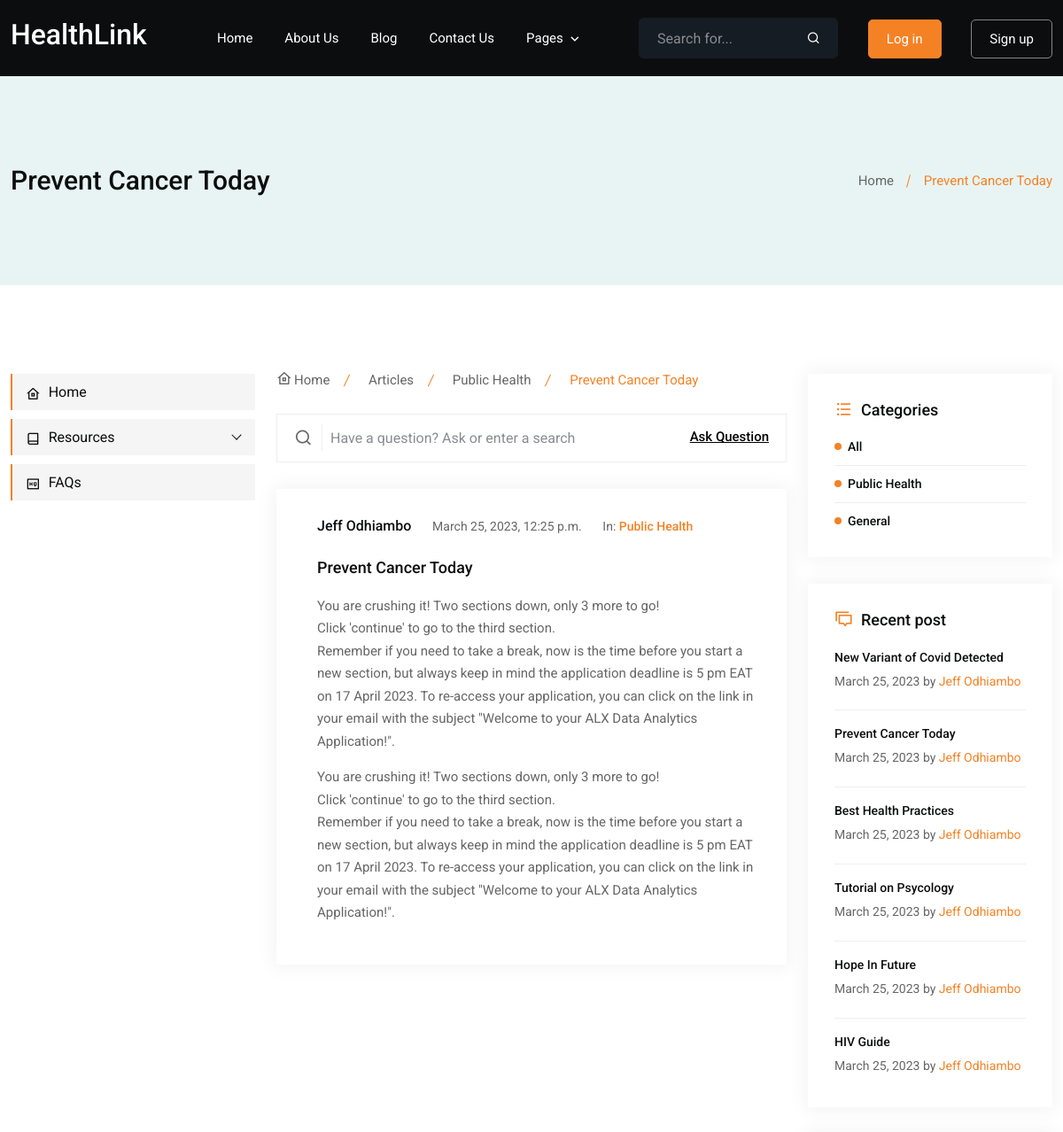
Page /resources/articles/prevent-cancer-today/ (upper part) on the earlier database version.
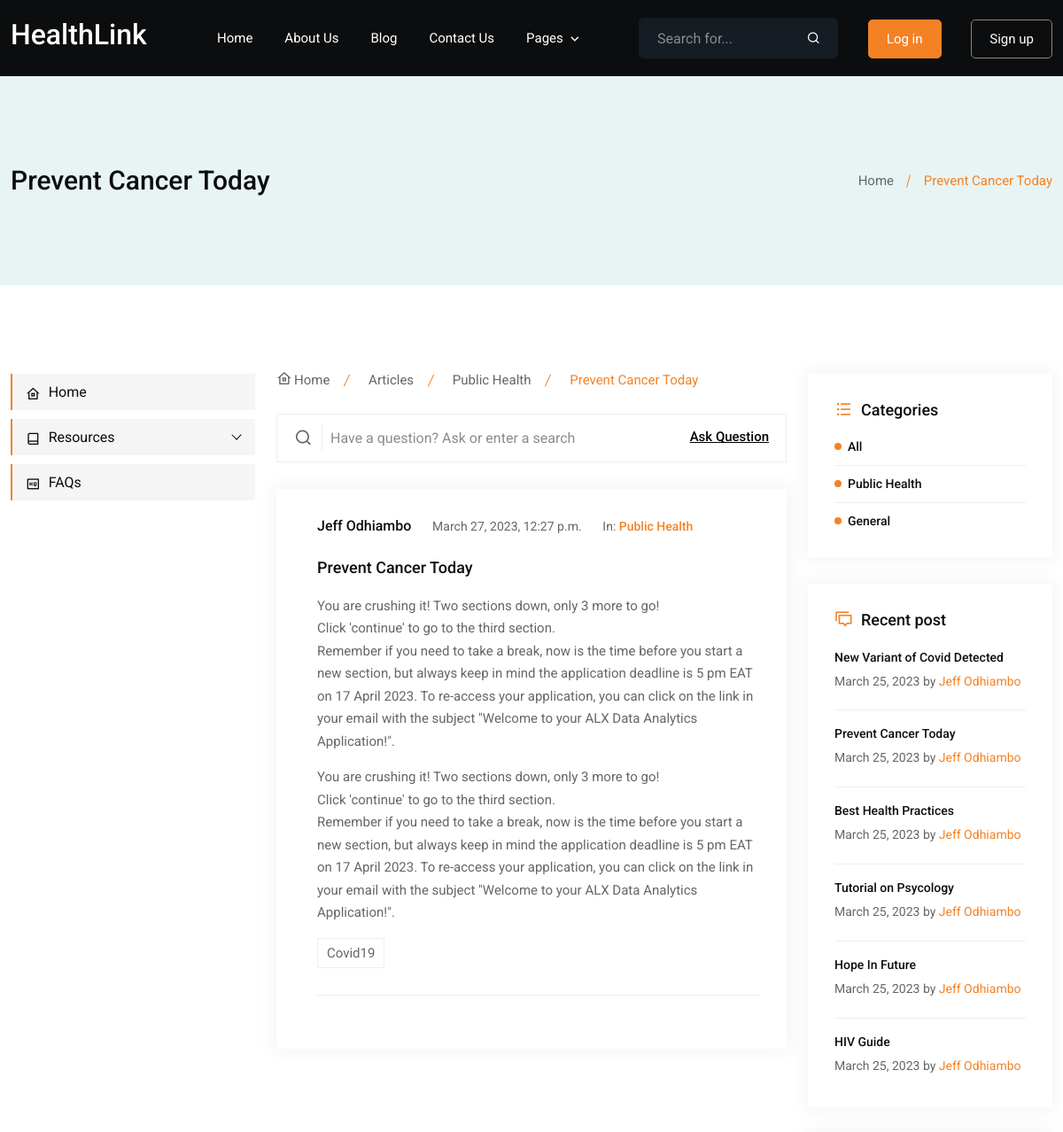
Same page on the later database version.
### resources/models.py (models this page shows, shortened)
class Article(models.Model):
    title = models.CharField(max_length=200)
    slug = models.SlugField(max_length=200, unique=True)
    author = models.ForeignKey('auth.User', on_delete=models.CASCADE)
    description = models.TextField()
    category = models.ForeignKey('core.Category', on_delete=models.CASCADE)
    image = models.ImageField(upload_to='resource/articles/', null=True, blank=True)
    tags = models.ManyToManyField('core.Tag', blank=True)
    is_published = models.BooleanField(default=False)
    created_at = models.DateTimeField(auto_now_add=True)
    updated_at = models.DateTimeField(auto_now=True)
    class Meta:
        ordering = ('-created_at',)
        verbose_name_plural = 'Resource Articles'
    def get_absolute_url(self):
        return reverse('resources:article_details', kwargs={'slug': self.slug})

class Video(models.Model):
    title = models.CharField(max_length=200)
    slug = models.SlugField(max_length=200, unique=True)
    author = models.ForeignKey('auth.User', on_delete=models.CASCADE)
    category = models.ForeignKey('core.Category', on_delete=models.CASCADE)
    video = models.URLField()
    tags = models.ManyToManyField('core.Tag', blank=True)
    is_published = models.BooleanField(default=False)
    created_at = models.DateTimeField(auto_now_add=True)
    updated_at = models.DateTimeField(auto_now=True)
    class Meta:
        ordering = ('-created_at',)
        verbose_name_plural = 'Resource Videos'

class Document(models.Model):
    title = models.CharField(max_length=200)
    slug = models.SlugField(max_length=200, unique=True)
    author = models.ForeignKey('auth.User', on_delete=models.CASCADE)
    category = models.ForeignKey('core.Category', on_delete=models.CASCADE)
    cover_image = models.ImageField(upload_to='resource/documents/images/')
    document = models.FileField(upload_to='resource/documents/')
    tags = models.ManyToManyField('core.Tag', blank=True)
    is_published = models.BooleanField(default=False)
    created_at = models.DateTimeField(auto_now_add=True)
    updated_at = models.DateTimeField(auto_now=True)
    class Meta:
        ordering = ('-created_at',)
        verbose_name_plural = 'Resource Documents'

### core/models.py (models this page shows)
class Category(models.Model):
    title = models.CharField(max_length=100)
    slug = models.SlugField(max_length=100, unique=True)
    image = models.ImageField(upload_to='category/', null=True, blank=True)
    description = models.TextField(null=True, blank=True)
    created_at = models.DateTimeField(auto_now_add=True)
    updated_at = models.DateTimeField(auto_now=True)
    class Meta:
        ordering = ('-created_at',)
        verbose_name_plural = 'Categories'
    def __str__(self):
        return self.title

class Tag(models.Model):
    title = models.CharField(max_length=100)
    slug = models.SlugField(max_length=100, unique=True)
    image = models.ImageField(upload_to='tags/', null=True, blank=True)
    description = models.TextField(null=True, blank=True)
    created_at = models.DateTimeField(auto_now_add=True)
    updated_at = models.DateTimeField(auto_now=True)
    class Meta:
        ordering = ('-created_at',)
        verbose_name_plural = 'Tags'
    def __str__(self):
        return self.title

### resources/views.py (the view)
# urls.py: path('articles/<slug:slug>/', views.article_details, name='article_details'),
def article_details(request, slug):
    article = get_object_or_404(Article, slug=slug)
    context = {
        'title': article.title,
        'article': article,
        'categories': Category.objects.all(),
    }
    return render(request, 'resources/details.html', context)

### core/context_processor.py (called while the page is built)
def categories(request):
    latest_post = []
    latest_article = Article.objects.order_by('-created_at')[:2]
    latest_video = Video.objects.order_by('-created_at')[:2]
    latest_document = Document.objects.order_by('-created_at')[:2]
    latest_post.append(latest_article)
    latest_post.append(latest_video)
    latest_post.append(latest_document)
    return {
        'categories': Category.objects.all(),
        'tags': Tag.objects.all(),
        'latest_post': latest_post
    }

### users/models.py (called while the page is built)
    def get_absolute_url(self):
        return reverse('users:user_profile', kwargs={'username': self.user.username})

### templates/resources/details.html (shortened to what this page needs)
{% extends 'base.html' %}
{% block content %}
		<div class="main-content-area ptb-100">
			<div class="container">
				<div class="row">
					<div class="col-lg-3">
						{% include 'partials/left-sidebar.html' %}
					</div>
					<div class="col-lg-6">
						<div class="middull-content">
							<ul class="page-nish">
								<li>
									<a href="/">
										<i class="ri-home-8-line"></i>
										Home
									</a>
								</li>
                                <li>
                                    <a href="{% url 'resources:articles' %}" class="m-0 p-0">
									    Articles
                                    </a>
								</li>
                                <li>
                                    <a href="{% url 'resources:articles_category' article.category.slug %}" class="m-0 p-0">
									    {{ article.category }}
                                    </a>
								</li>
								<li class="active">
									{{ article.title }}
								</li>
							</ul>
							<form class="aq-form">
								<i class="ri-search-line"></i>
								<input type="text" class="form-control" placeholder="Have a question? Ask or enter a search">
								<button class="aq-btn">
									Ask Question
								</button>
							</form>
							<div class="question-details-area">
								<div class="question-details-content like-dislike">
									<div class="d-flex">
										<div class="flex-grow-1 ms-3">
											<ul class="graphic-design">
												<li>
													<a href="">{{ article.author.get_full_name|default:'No Name'}}</a>
												</li>
												<li>
													<span>{{ article.updated_at }}</span>
												</li>
												<li>
													<span>In:</span>
													<a href="{% url 'resources:articles_category' article.category.slug %}" class="graphic">
														{{ article.category }}
													</a>
												</li>
											</ul>
											<h3 class="mt-3">
												<a href="#">
													{{ article.title }}
												</a>
											</h3>
											<p>
                                                {{ article.description|safe|linebreaks }}
                                            </p>
                                            {% if article.tags.all %}
											<ul class="tag-list">
                                                {% for tag in article.tags.all %}
                                                    <li>
                                                        <a href="">{{ tag }}</a>
                                                    </li>
                                                {% endfor %}
											</ul>
                                            {% endif %}
										</div>
									</div>
								</div>
							</div>
						</div>
					</div>
					<div class="col-lg-3">
						{% include 'resources/partials/right-sidebar.html' %}
					</div>
				</div>
			</div>
		</div>
{% endblock %}

### templates/partials/breadcrum.html (shortened to what this page needs)
<div class="page-title-area ptb-100">
    <div class="container">
        <div class="row align-items-center">
            <div class="col-lg-6 col-md-4">
                <div class="page-title-content">
                    <h2>{{ title }}</h2>
                </div>
            </div>
            <div class="col-lg-6 col-md-8">
                <div class="page-title-list">
                    <ul>
                        <li>
                            <a href="/">Home</a>
                        </li>
                        {% if title %}
                        <li class="active">
                            {{ title }}
                        </li>
                        {% endif %}
                    </ul>
                </div>
            </div>
        </div>
    </div>
</div>

### templates/resources/partials/right-sidebar.html (shortened to what this page needs)
<div class="right-siderbar">
    <div class="right-siderbar-common">
        {% if categories %}
        <div class="category discussions">
            <h3>
                <i class="ri-list-unordered"></i>
                Categories
            </h3>
                <ul>
                    {% if articles or article or r_articles %}
                        <li><a href="{% url 'resources:articles' %}">All</a></li>
                        {% for category in categories %}
                        <li>
                            <a href="{% url 'resources:articles_category' category.slug %}">{{ category }}</a>
                        </li>
                        {% endfor %}
                    {% endif %}
                </ul>
            </div>
        </div>
        {% endif %}
    {% if latest_post %}
    <div class="right-siderbar-common">
        <div class="recent-post">
            <h3>
                <i class="ri-discuss-line"></i>
                Recent post
            </h3>
            <ul>
                {% for post in latest_post %}
                    {% for pst in post %}
                    <li>
                        <a href="{{ pst.get_absolute_url }}">
                            {{ pst.title }}
                        </a>
                        <p>{{ pst.created_at|date }} by <a href="{{ pst.author.profile.get_absolute_url }}">{{ pst.author.get_full_name }}</a></p>
                    </li>
                    {% endfor %}
                {% endfor %}
            </ul>
        </div>
    </div>
    {% endif %}
</div>

Differences in the rows shown:
changed Article "Prevent Cancer Today": updated_at "March 25, 2023, 12:25 p.m." → "March 27, 2023, 12:27 p.m."
now on this page (row unchanged): Tag: title "Covid19"
